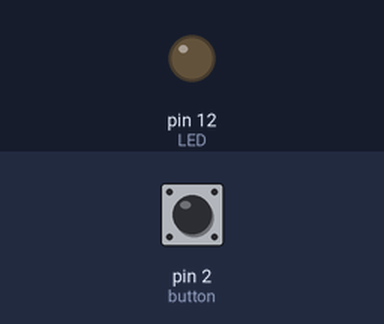
Bench run of a sketch on a simulated Arduino Uno, built with avr-gcc and run on an emulated ATmega328P. On the bench: output pins drawn as LEDs (lit = HIGH). Dashed ring = blinking. Inputs (shaded band) come from the test bench; at power-on: pin 2 (button) HIGH.

Above: at 1.2 s.
1.3 s: pin 2 (button) pulled LOW for 3.2 s
At 2.1 s:
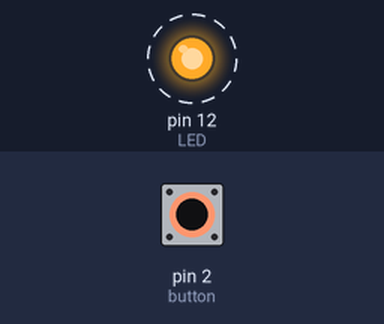
Timing chart, 0 to 5.8 s (numbered marks = the images above; inputs shaded):
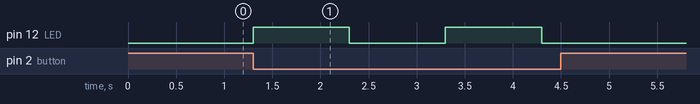

Measured:
- after the input at 1.3 s, pin 12 (LED): alternates HIGH for 1.0 s and LOW for 1.0 s, 4 changes in all, then stays LOW, starting at once

The sketch:

BlinkButton_in_C.ino
```cpp
#define BUTTON 2
#define LED 12

// void setup() {
//   // put your setup code here, to run once:
//   pinMode(BUTTON, INPUT_PULLUP);
//   pinMode(LED, OUTPUT);

// }

// void loop() {
//   // put your main code here, to run repeatedly:
//   if (digitalRead(BUTTON) == LOW){
//     digitalWrite(LED, HIGH);
//     delay(1000);
//     digitalWrite(LED, LOW);
//     delay(1000);
//   }

// }

void setup() {

  DDRD &= ~(1 << DDD5);

  PORTD |= (1 << PD2);

  DDRB |= (1 << DDB4);


}

void loop() {
  // check if PB5 (button) is LOW
  if ((PIND & (1 << PD2)) == 0) {  // button pressed
    PORTB |= (1 << PB4);   // LED ON (set PB4 high)
    _delay_ms(1000);       // 1 second delay
    PORTB &= ~(1 << PB4);  // LED OFF (clear PB4)
    _delay_ms(1000);       // 1 second delay
  }
}
```
